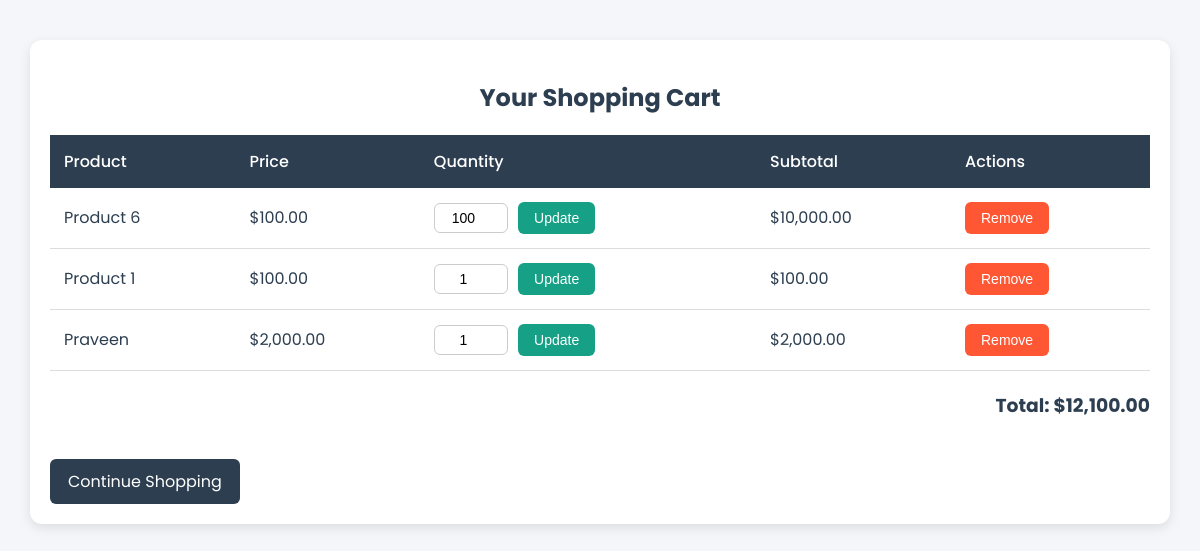
The app's page /pages/cart.php (signed in) with its own data.
### tables this page shows
CREATE TABLE `cart` (
  `id` int(11) NOT NULL,
  `user_id` int(11) NOT NULL,
  `product_id` int(11) NOT NULL,
  `quantity` int(11) NOT NULL,
  `created_at` timestamp NOT NULL DEFAULT current_timestamp(),
  `updated_at` timestamp NOT NULL DEFAULT current_timestamp() ON UPDATE current_timestamp()
);

CREATE TABLE `products` (
  `id` int(11) NOT NULL,
  `name` varchar(255) NOT NULL,
  `price` decimal(10,2) NOT NULL,
  `description` text DEFAULT NULL,
  `image` varchar(255) DEFAULT NULL,
  `created_at` timestamp NOT NULL DEFAULT current_timestamp()
);

### pages/cart.php (the view, shortened to what this page needs)
<?php
include '../includes/db.php';
$user_id = $_SESSION['user_id'];
$stmt = $conn->prepare("SELECT cart.id AS cart_id, products.name, products.price, cart.quantity
                        FROM cart
                        JOIN products ON cart.product_id = products.id
                        WHERE cart.user_id = ?");
$stmt->execute([$user_id]);
$cart_items = $stmt->fetchAll(PDO::FETCH_ASSOC);
$total_cost = 0;
?>
<!DOCTYPE html>
<html lang="en">
<head>
    <link rel="stylesheet" href="../css/cart.css">
</head>
<body>
<div class="cart-container">
    <h2>Your Shopping Cart</h2>
    <?php if (empty($cart_items)): ?>
        <p>Your cart is empty.</p>
    <?php else: ?>
        <table>
            <thead>
                <tr>
                    <th>Product</th>
                    <th>Price</th>
                    <th>Quantity</th>
                    <th>Subtotal</th>
                    <th>Actions</th>
                </tr>
            </thead>
            <tbody>
            <?php foreach ($cart_items as $item):
                $subtotal = $item['price'] * $item['quantity'];
                $total_cost += $subtotal;
            ?>
                <tr>
                    <td data-label="Product"><?= htmlspecialchars($item['name']); ?></td>
                    <td data-label="Price">$<?= number_format($item['price'], 2); ?></td>
                    <td data-label="Quantity">
                        <form method="POST" style="display:inline-block;">
                            <input type="number" name="quantity" value="<?= $item['quantity']; ?>" min="1">
                            <button type="submit" name="update_quantity">Update</button>
                        </form>
                    </td>
                    <td data-label="Subtotal">$<?= number_format($subtotal, 2); ?></td>
                    <td data-label="Actions">
                        <form method="POST" style="display:inline-block;">
                            <button type="submit" name="remove_from_cart">Remove</button>
                        </form>
                    </td>
                </tr>
            <?php endforeach; ?>
            </tbody>
        </table>
        <h3>Total: $<?= number_format($total_cost, 2); ?></h3>
    <?php endif; ?>
    <a href="../user_db.php">Continue Shopping</a>
</div>
</body>
</html>

### css/cart.css (style rules this page uses)
body { font-family: 'Poppins', sans-serif; background-color: #f4f6f9; margin: 0; padding: 0; color: #2c3e50; }
.cart-container { max-width: 1100px; margin: 40px auto; padding: 20px; background: #fff; border-radius: 12px; box-shadow: 0 4px 12px rgba(0,0,0,0.1); }
h2 { text-align: center; margin-bottom: 20px; color: #2c3e50; }
table { width: 100%; border-collapse: collapse; margin-bottom: 20px; }
table th { background-color: #2c3e50; color: #fff; padding: 14px; text-align: left; font-weight: 500; }
table td { padding: 14px; border-bottom: 1px solid #ddd; vertical-align: middle; }
input[type="number"] { width: 60px; padding: 6px; border: 1px solid #ccc; border-radius: 6px; text-align: center; font-size: 14px; }
button { padding: 8px 16px; border: none; border-radius: 6px; cursor: pointer; font-weight: 500; transition: all 0.3s ease; font-size: 14px; }
button[name="update_quantity"] { background-color: #16a085; color: #fff; margin-left: 6px; }
button[name="remove_from_cart"] { background-color: #ff5733; color: #fff; }
h3 { text-align: right; margin-top: 20px; color: #2c3e50; }
a { display: inline-block; margin-top: 20px; padding: 10px 18px; background-color: #2c3e50; color: #fff; border-radius: 6px; text-decoration: none; transition: background-color 0.3s ease; }

### records on screen
cart: product.name "Product 6", product.price "100.00", quantity "100", subtotal "10,000.00"
cart: product.name "Product 1", product.price "100.00", quantity "1"
cart: product.name "Praveen", product.price "2,000.00", quantity "1", subtotal "2,000.00"

### other values on screen
$total_cost "12,100.00"
